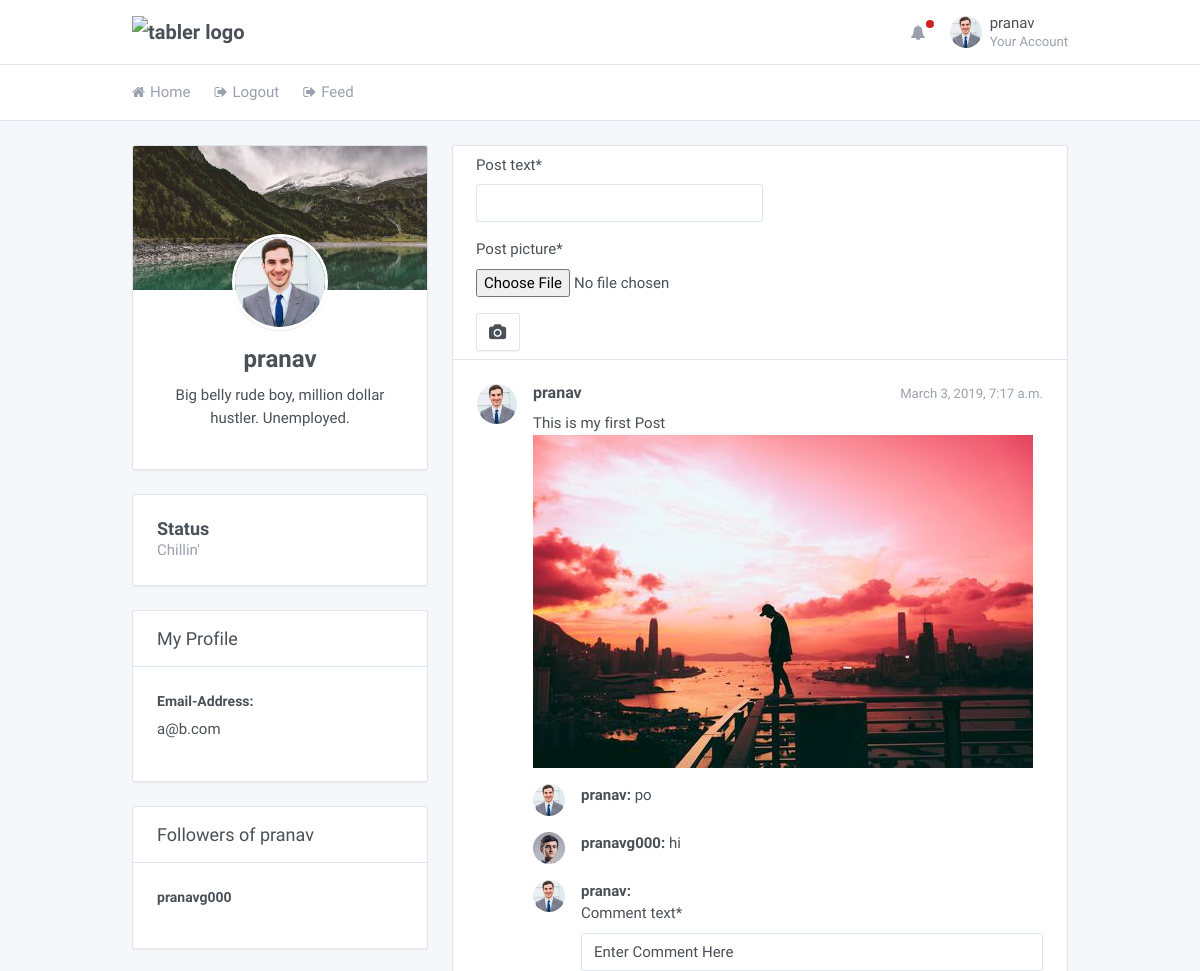
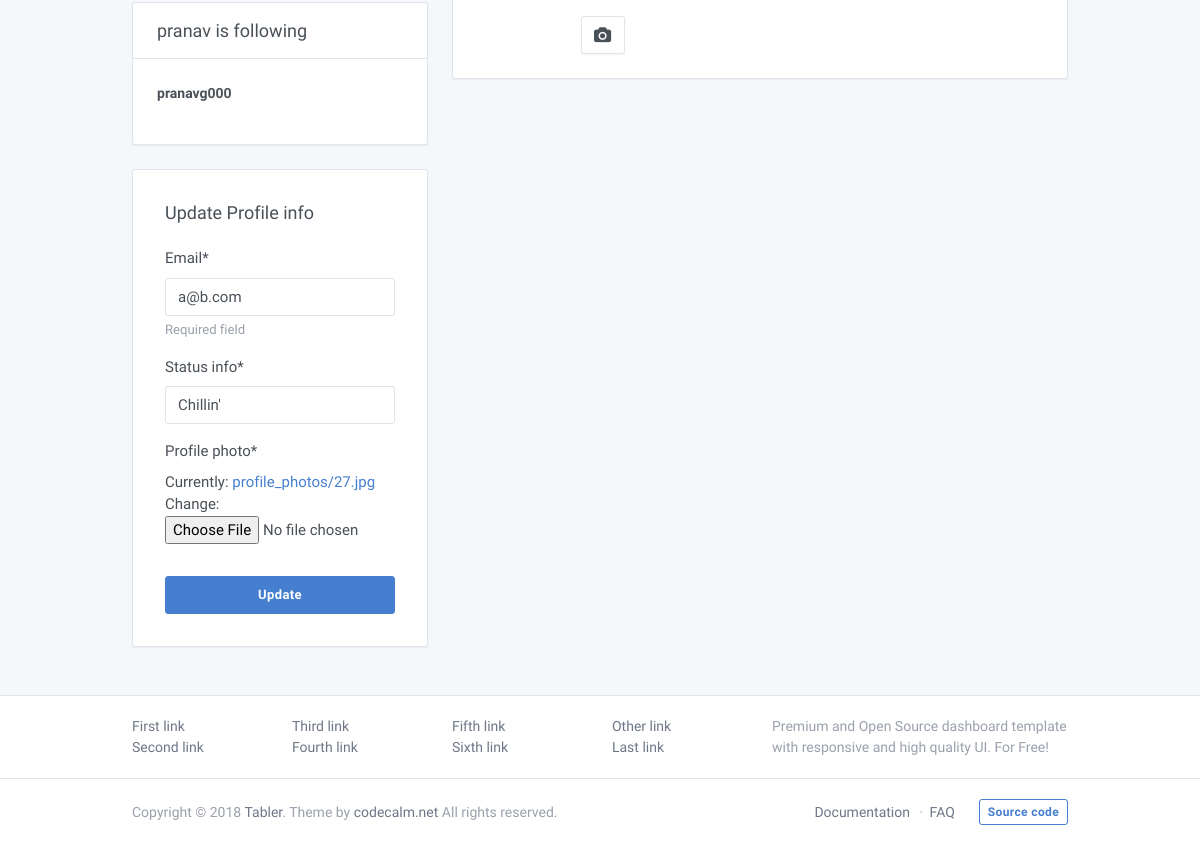
Page /profile/pranav/ (signed in) on the committed database (2 pictures, top to bottom).
### core/models.py (models this page shows, shortened)
class Profile(models.Model):
	user = models.OneToOneField(User, on_delete= models.CASCADE)
	profile_photo = models.FileField(default='default.jpg', upload_to='profile_photos')
	status_info = models.CharField(default="Enter status", max_length=1000)

class Follower(models.Model):
	user = models.ForeignKey(User,on_delete = models.CASCADE,null=True)
	follower_user = models.CharField(max_length=100,null=True)

class Following(models.Model):
	user = models.ForeignKey(User,on_delete = models.CASCADE,null=True)
	following_user = models.CharField(max_length=100,null=True)

class Post(models.Model):
	user = models.ForeignKey(User,on_delete = models.CASCADE,null=True)
	created_at = models.DateTimeField(auto_now_add=True)
	post_text = models.CharField(max_length=2000)
	post_picture = models.FileField(default="default.jpg",upload_to='post_picture')

class Comment(models.Model):
	post = models.ForeignKey(Post,on_delete = models.CASCADE)
	user = models.ForeignKey(User,on_delete = models.CASCADE,null=True)
	comment_text = models.CharField(default="Enter Comment Here",max_length=2000)

### core/views.py (the view, shortened to what this page needs)
# urls.py: url(r'^profile/(?P<username>\w+)/$',user_views.profile,name='profile'),
@login_required
def profile(request, username):
	if request.method == 'POST':
		u_form = UpdateUserForm(request.POST,instance=request.user)
		p_form = UpdateProfileForm(request.POST, request.FILES, instance=request.user.profile)
		if u_form.is_valid() and p_form.is_valid():
			u_form.save()
			p_form.save()
			messages.success(request,f'Your Profile has been updated!')
			url = reverse('profile', kwargs = {'username' : username})
			return redirect(url)
	else:
		if username == request.user.username:
			u_form = UpdateUserForm(instance=request.user)
			p_form = UpdateProfileForm(instance=request.user.profile)
			post_form = CreatePost()
			person = User.objects.get(username = username)
			context = {
					'u_form':u_form,
					'p_form':p_form,
					'post_form':post_form,
					'person':person,
			}
		comment_form = CreateComment()
		context.update({'comment_form':comment_form})
	return render(request, 'core/profile.html', context)

### core/forms.py
class UpdateUserForm(forms.ModelForm):
	email = forms.EmailField(max_length=254, help_text='Required field')
	class Meta:
		model = User
		fields = ['email']

class UpdateProfileForm(forms.ModelForm):
	class Meta:
		model = Profile
		fields = ['status_info','profile_photo']

### core/templates/core/profile.html (shortened to what this page needs)
{%load staticfiles%}
{% load crispy_forms_tags %}
<!doctype html>
<html lang="en" dir="ltr">
  <head>
    <link rel="stylesheet" href="https://maxcdn.bootstrapcdn.com/font-awesome/4.7.0/css/font-awesome.min.css">
    <link href="{%static 'core/dashboard.css'%}" rel="stylesheet" />
  </head>
  <body class="">
    <div class="page">
      <div class="page-main">
        <div class="header py-4">
          <div class="container">
            <div class="d-flex">
              <a class="header-brand" href="./index.html">
                <img src="./demo/brand/tabler.svg" class="header-brand-img" alt="tabler logo">
              </a>
              <div class="d-flex order-lg-2 ml-auto">
                <div class="dropdown d-none d-md-flex">
                  <a class="nav-link icon" data-toggle="dropdown">
                    <i class="fa fa-bell"></i>
                    <span class="nav-unread"></span>
                  </a>
                </div>
                <div class="dropdown">
                  <a href="{%url 'profile' user.username%}" class="nav-link pr-0 leading-none" data-toggle="dropdown">
                    <span class="avatar" style="background-image: url({{user.profile.profile_photo.url}})"></span>
                    <span class="ml-2 d-none d-lg-block">
                      <span class="text-default">{{user.username}}</span>
                      <small class="text-muted d-block mt-1">Your Account</small>
                    </span>
                  </a>
                </div>
              </div>
            </div>
          </div>
        </div>
        <div class="header collapse d-lg-flex p-0" id="headerMenuCollapse">
          <div class="container">
            <div class="row align-items-center">
              <div class="col-lg order-lg-first">
                <ul class="nav nav-tabs border-0 flex-column flex-lg-row">
                  <li class="nav-item">
                    <a href="" class="nav-link"><i class="fa fa-home"></i> Home</a>
                  </li>
                  <li class="nav-item">
                    <a href="{%url 'logout'%}" class="nav-link"><i class="fa fa-sign-out"></i> Logout</a>
                  </li>
                   <li class="nav-item">
                    <a href="{%url 'feed'%}" class="nav-link"><i class="fa fa-sign-out"></i> Feed</a>
                  </li>
                </ul>
              </div>
            </div>
          </div>
        </div>
        <div class="my-3 my-md-5">
          <div class="container">
            <div class="row">
              <div class="col-lg-4">
                <div class="card card-profile">
                  <div class="card-header"
                  style="background-image: url({%static 'core/images/default_card_background.jpg'%});"></div>
                  <div class="card-body text-center">
                    <img class="card-profile-img" src="{{person.profile.profile_photo.url}}">
                    <h3 class="mb-3">{{person.username}}</h3>
                    <p class="mb-4">
                      Big belly rude boy, million dollar hustler. Unemployed.
                    </p>
                  </div>
                </div>
                 <div class="card">
                  <div class="card-body">
                    <div class="media">
                      <div class="media-body">
                        <h4 class="m-0">Status</h4>
                        <p class="text-muted mb-0">{{person.profile.status_info}}</p>
                      </div>
                    </div>
                  </div>
                </div>
                <div class="card">
                  <div class="card-header">
                    <h3 class="card-title">My Profile</h3>
                  </div>
                  <div class="card-body">
                      <div class="row">
                        <div class="col">
                          <div class="form-group">
                            <label class="form-label">Email-Address:</label>{{person.email}}
                          </div>
                        </div>
                     </div>
                  </div>
                </div>
                <div class="card">
                  <div class="card-header">
                    <h3 class="card-title">Followers of {{person.username}}</h3>
                  </div>
                  <div class="card-body">
                    {%for followers in person.follower_set.all%}
                      <div class="row">
                        <div class="col">
                          <div class="form-group">
                            <a href="{%url 'profile' followers.follower_user%}"class="text-default"><label class="form-label">{{followers.follower_user}}</label></a>
                          </div>
                        </div>
                     </div>
                     {%endfor%}
                  </div>
                </div>
                <div class="card">
                  <div class="card-header">
                    <h3 class="card-title">{{person.username}} is following</h3>
                  </div>
                  <div class="card-body">
                      {%for following in person.following_set.all%}
                      <div class="row">
                        <div class="col">
                          <div class="form-group">
                            <a href="{%url 'profile' following.following_user%}"class="text-default"><label class="form-label">{{following.following_user}}</label></a>
                          </div>
                        </div>
                     </div>
                     {%endfor%}
                  </div>
                </div>
                {%if u_form or p_form%}
                <form class="card" action="" method="post" enctype="multipart/form-data">
                <div class="card-body p-6">
                <div class="card-title">Update Profile info</div>
                {{u_form|crispy}}
                {{p_form|crispy}}
                  <div class="form-footer">
                    <button name="Update" type="submit" class="btn btn-primary btn-block">Update</button>
                  </div>
                </div>
              </form>
              	{%endif%}
              </div>
              <div class="col-lg-8">
                <div class="card">
                  {%if u_form or p_form%}
                  <div class="card-header">
                    <div class="input-group">
                      <div class="input-group-append">
                        <form action = "{% url 'postweb' user.username%}" method="POST" enctype="multipart/form-data">
                          {{post_form | crispy}}
                        <button type="submit" class="btn btn-secondary">
                          <i class="fa fa-camera"></i>
                        </button>
                      </form>
                      </div>
                    </div>
                  </div>
                  {%endif%}
                  <ul class="list-group card-list-group">
                    {%for posts in person.post_set.all%}
                    <li class="list-group-item py-5">
                      <div class="media">
                        <div class="media-object avatar avatar-md mr-4" style="background-image: url({{user.profile.profile_photo.url}})"></div>
                        <div class="media-body">
                          <div class="media-heading">
                            <small class="float-right text-muted">{{posts.created_at}}</small>
                            <h5>{{posts.user.username}}</h5>
                          </div>
                          <div class="media-body">
                            {{posts.post_text}}
                          </div>
                          <div>
                            <img src="{{posts.post_picture.url}}">
                          </div>
                          <ul class="media-list">
                            {%for comment in posts.comment_set.all%}
                            <li class="media mt-4">
                              <div class="media-object avatar mr-4" style="background-image: url({{comment.user.profile.profile_photo.url}})"></div>
                              <div class="media-body">
                                <strong>{{comment.user.username}}: </strong>
                                {{comment.comment_text}}
                              </div>
                            </li>
                            {%endfor%}
                            <li class="media mt-4">
                              <div class="media-object avatar mr-4" style="background-image: url({{user.profile.profile_photo.url}})"></div>
                              <div class="media-body">
                                <strong>{{user.username}}: </strong>
                                <form action="{% url 'commentweb' person.username posts.pk%}" method="POST">
                                  {{comment_form|crispy}}
                                      <button type="submit" class="btn btn-secondary">
                                        <i class="fa fa-camera"></i>
                                      </button>
                                </form>
                              </div>
                            </li>
                          </ul>
                        </div>
                      </div>
                    </li>
                    {%endfor%}
                  </ul>
                </div>
              </div>
            </div>
          </div>
        </div>
      </div>
      <div class="footer">
        <div class="container">
          <div class="row">
            <div class="col-lg-8">
              <div class="row">
                <div class="col-6 col-md-3">
                  <ul class="list-unstyled mb-0">
                    <li><a href="#">First link</a></li>
                    <li><a href="#">Second link</a></li>
                  </ul>
                </div>
                <div class="col-6 col-md-3">
                  <ul class="list-unstyled mb-0">
                    <li><a href="#">Third link</a></li>
                    <li><a href="#">Fourth link</a></li>
                  </ul>
                </div>
                <div class="col-6 col-md-3">
                  <ul class="list-unstyled mb-0">
                    <li><a href="#">Fifth link</a></li>
                    <li><a href="#">Sixth link</a></li>
                  </ul>
                </div>
                <div class="col-6 col-md-3">
                  <ul class="list-unstyled mb-0">
                    <li><a href="#">Other link</a></li>
                    <li><a href="#">Last link</a></li>
                  </ul>
                </div>
              </div>
            </div>
            <div class="col-lg-4 mt-4 mt-lg-0">
              Premium and Open Source dashboard template with responsive and high quality UI. For Free!
            </div>
          </div>
        </div>
      </div>
      <footer class="footer">
        <div class="container">
          <div class="row align-items-center flex-row-reverse">
            <div class="col-auto ml-lg-auto">
              <div class="row align-items-center">
                <div class="col-auto">
                  <ul class="list-inline list-inline-dots mb-0">
                    <li class="list-inline-item"><a href="./docs/index.html">Documentation</a></li>
                    <li class="list-inline-item"><a href="./faq.html">FAQ</a></li>
                  </ul>
                </div>
                <div class="col-auto">
                  <a href="https://github.com/tabler/tabler" class="btn btn-outline-primary btn-sm">Source code</a>
                </div>
              </div>
            </div>
            <div class="col-12 col-lg-auto mt-3 mt-lg-0 text-center">
              Copyright © 2018 <a href=".">Tabler</a>. Theme by <a href="https://codecalm.net" target="_blank">codecalm.net</a> All rights reserved.
            </div>
          </div>
        </div>
      </footer>
    </div>
  </body>
</html>

### rows in the picture
Follower: follower_user "pranavg000"
Following: following_user "pranavg000"
Profile: status_info "Chillin'"
Post: profile.profile_photo (picture), created_at "March 3, 2019, 7:17 a.m.", user.username "pranav", post_text "This is my first Post", post_picture (picture), comment_text "Enter Comment Here"
Comment: user.profile.profile_photo (picture), user.username "pranav", comment_text "po"
Comment: user.profile.profile_photo (picture), user.username "pranavg000", comment_text "hi"

### other values in the picture
{{ user.username }} "pranav"
{{ person.username }} "pranav"
{{ person.profile.status_info }} "Chillin'"
{{ person.email }} "a@b.com"
